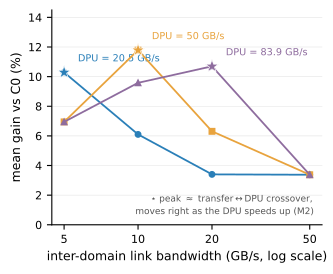

Write the Python code that produced this figure.
#!/usr/bin/env python3
# fig_bandwidth_bridge_v2.py -- Fig 5 redesign: markers, sequential
# blues (ordered DPU rate), direct peak labels (no legend), starred
# crossovers. No theory curve (M3: no closed form predicts cycles;
# kappa regime-dependent) and no global regime shading (crossover is
# per-line). Anchors: Table V cells, verified 2026-07-15.
import csv, statistics as st
from collections import defaultdict
import fig_style
fig_style.apply()
import matplotlib.pyplot as plt

CSV = "sensitivity_gpd8_results.csv"
OUT = "fig_bandwidth_bridge_v4.pdf"
BWS  = [5, 10, 20, 50]
DPUS = [(20500, fig_style.CARTS_BLUE, "o", "DPU = 20.5 GB/s"),
        (50000, "#E8A33D", "s", "DPU = 50 GB/s"),
        (83900, "#8E6C9E", "^", "DPU = 83.9 GB/s")]
LOCK = {(5,20500):10.3,(5,50000):6.9,(5,83900):6.9,
 (10,20500):6.1,(10,50000):11.8,(10,83900):9.6,
 (20,20500):3.4,(20,50000):6.3,(20,83900):10.7,
 (50,20500):3.4,(50,50000):3.4,(50,83900):3.4}
TOL = 0.05
PEAK = {20500: 5, 50000: 10, 83900: 20}

d = defaultdict(list)
for r in csv.DictReader(open(CSV)):
    d[(int(r["bw_gbs"]), int(r["dpu_bytes_per_us"]))].append(float(r["new_vs_c0"]))
mean = {k: st.mean(v) for k, v in d.items()}
for k, e in LOCK.items():
    assert len(d[k]) == 6 and abs(mean[k] - e) <= TOL, "anchor fail %s" % (k,)
print("all anchors verified -- plotting")

fig, ax = plt.subplots(figsize=(3.5, 2.8))
for dpu, col, mk, lbl in DPUS:
    y = [mean[(b, dpu)] for b in BWS]
    ax.plot(BWS, y, marker=mk, markersize=4, linewidth=1.3,
            color=col, zorder=3)
    pk = PEAK[dpu]
    ax.plot([pk], [mean[(pk, dpu)]], marker="*", markersize=10,
            color=col, markeredgecolor="white", markeredgewidth=0.5,
            zorder=4)
    ax.annotate(lbl, xy=(pk, mean[(pk, dpu)]),
                xytext=(10, 8), textcoords="offset points",
                ha="left", fontsize=7, color=col)
ax.set_xscale("log")
ax.set_xticks(BWS); ax.set_xticklabels(["5", "10", "20", "50"])
ax.minorticks_off()
ax.set_xlabel("inter-domain link bandwidth (GB/s, log scale)")
ax.set_ylabel("mean gain vs C0 (%)")
ax.set_ylim(0, 14.5)
ax.annotate("$\\star$ peak $\\approx$ transfer$\\leftrightarrow$DPU crossover,\n"
            "moves right as the DPU speeds up (M2)",
            xy=(0.97, 0.05), xycoords="axes fraction",
            ha="right", fontsize=6.5, color="#555555")
fig.savefig(OUT)
print("wrote", OUT)
